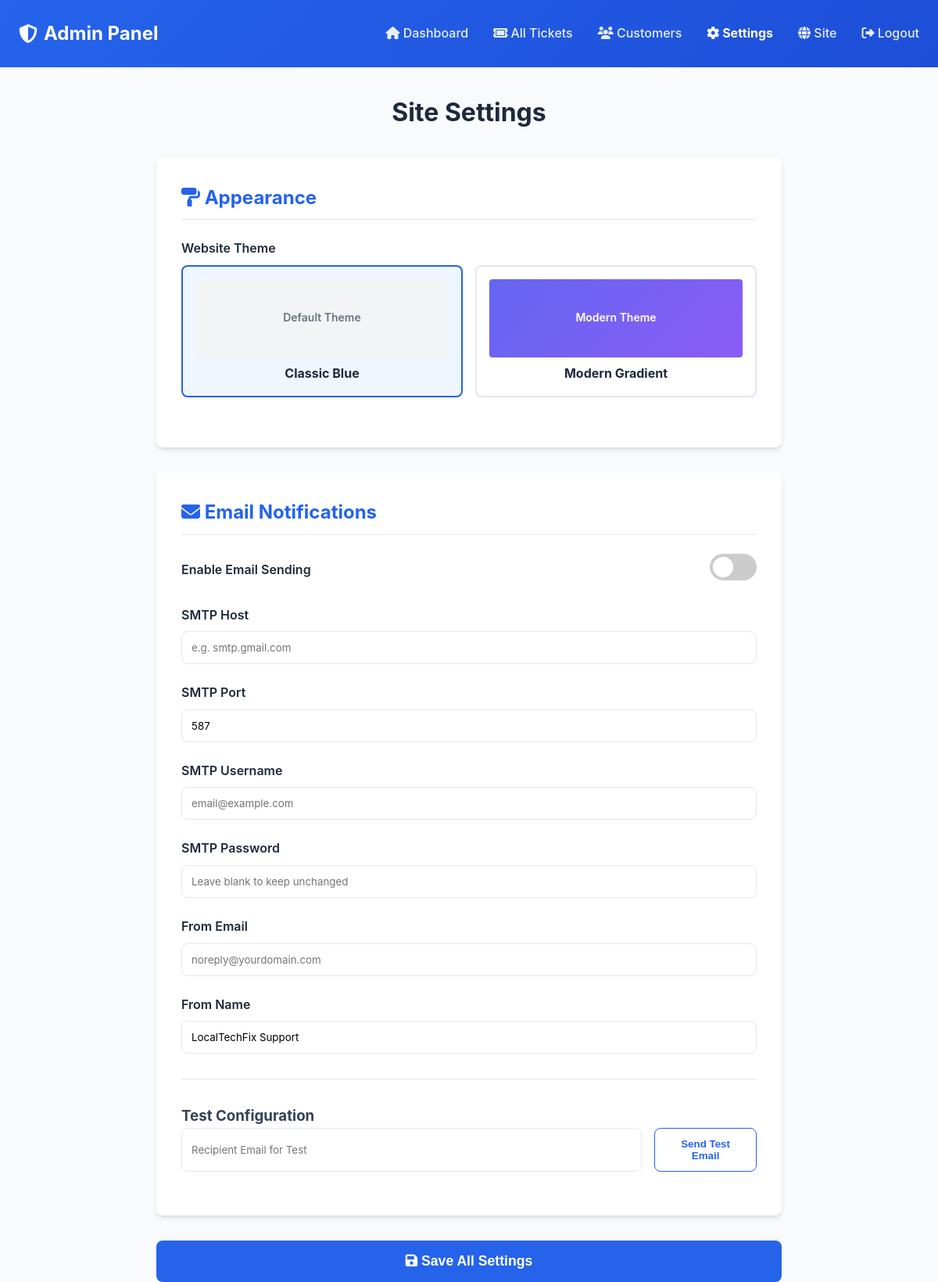
The app's page /admin/settings.php (signed in), older data.
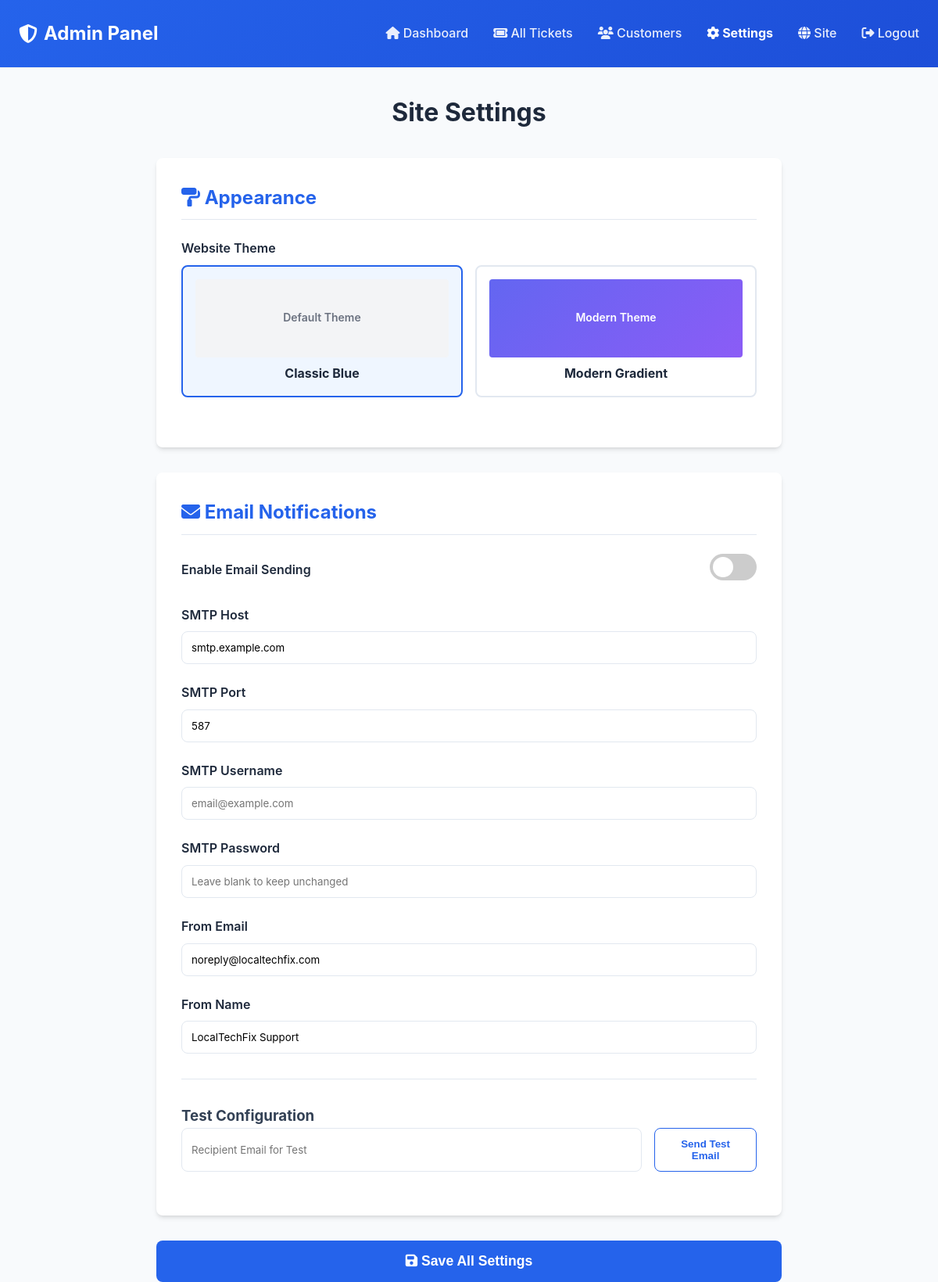
The same page, newer data.
### tables this page shows
CREATE TABLE IF NOT EXISTS settings (
    id INT AUTO_INCREMENT PRIMARY KEY,
    setting_key VARCHAR(50) NOT NULL UNIQUE,
    setting_value TEXT,
    created_at TIMESTAMP DEFAULT CURRENT_TIMESTAMP,
    updated_at TIMESTAMP DEFAULT CURRENT_TIMESTAMP ON UPDATE CURRENT_TIMESTAMP
);

### includes/functions.php (called while the page is built, shortened)
<?php
function getSetting($key, $default = null) {
    $db = new Database();
    $conn = $db->connect();
    $stmt = $conn->prepare("SELECT setting_value FROM settings WHERE setting_key = ?");
    $stmt->execute([$key]);
    $result = $stmt->fetch();
    return $result ? $result['setting_value'] : $default;
}

### admin/settings.php (the view, shortened to what this page needs)
<?php
require_once __DIR__ . '/../includes/functions.php';
$currentTheme = getSetting('site_theme', 'default');
$smtpHost = getSetting('smtp_host', '');
$smtpPort = getSetting('smtp_port', '587');
$smtpUser = getSetting('smtp_user', '');
$smtpFromEmail = getSetting('smtp_from_email', '');
$smtpFromName = getSetting('smtp_from_name', 'LocalTechFix Support');
?>
<!DOCTYPE html>
<html lang="en">
<head>
    <link rel="stylesheet" href="../assets/css/styles.css">
    <link rel="stylesheet" href="https://cdnjs.cloudflare.com/ajax/libs/font-awesome/6.4.0/css/all.min.css">
</head>
<body>
    <div class="dashboard">
        <div class="dashboard-header">
            <div class="container">
                <div class="dashboard-nav">
                    <div class="logo"><i class="fa-solid fa-shield-halved"></i> Admin Panel</div>
                    <div class="nav-links">
                        <a href="dashboard.php"><i class="fa-solid fa-home"></i> Dashboard</a>
                        <a href="tickets.php"><i class="fa-solid fa-ticket"></i> All Tickets</a>
                        <a href="customers.php"><i class="fa-solid fa-users"></i> Customers</a>
                        <a href="settings.php" style="opacity: 1; font-weight: 700;"><i class="fa-solid fa-cog"></i> Settings</a>
                        <a href="../index.php"><i class="fa-solid fa-globe"></i> Site</a>
                        <a href="../logout.php"><i class="fa-solid fa-right-from-bracket"></i> Logout</a>
                    </div>
                </div>
            </div>
        </div>
        <div class="container">
            <h1 style="margin-bottom: 2rem; color: var(--secondary-color); text-align: center;">Site Settings</h1>
            <form method="POST" action="" class="settings-container">
                <div class="settings-card">
                    <h2><i class="fa-solid fa-paint-roller"></i> Appearance</h2>
                    <div class="form-group">
                        <label>Website Theme</label>
                        <div class="theme-options">
                            <label class="theme-option <?= $currentTheme === 'default' ? 'active' : '' ?>" onclick="selectTheme(this)">
                                <div class="theme-preview">
                                    Default Theme
                                </div>
                                <strong>Classic Blue</strong>
                            </label>
                            <label class="theme-option <?= $currentTheme === 'modern' ? 'active' : '' ?>" onclick="selectTheme(this)">
                                <div class="theme-preview modern">
                                    Modern Theme
                                </div>
                                <strong>Modern Gradient</strong>
                            </label>
                        </div>
                    </div>
                </div>
                <div class="settings-card">
                    <h2><i class="fa-solid fa-envelope"></i> Email Notifications</h2>
                    <div class="form-group" style="display: flex; align-items: center; justify-content: space-between;">
                        <label style="margin-bottom: 0;">Enable Email Sending</label>
                        <label class="toggle-switch">
                            <span class="slider"></span>
                        </label>
                    </div>
                    <div class="form-group">
                        <label>SMTP Host</label>
                        <input type="text" name="smtp_host" class="form-control" value="<?= htmlspecialchars($smtpHost) ?>" placeholder="e.g. smtp.gmail.com">
                    </div>
                    <div class="form-group">
                        <label>SMTP Port</label>
                        <input type="text" name="smtp_port" class="form-control" value="<?= htmlspecialchars($smtpPort) ?>" placeholder="e.g. 587">
                    </div>
                    <div class="form-group">
                        <label>SMTP Username</label>
                        <input type="text" name="smtp_user" class="form-control" value="<?= htmlspecialchars($smtpUser) ?>" placeholder="email@example.com">
                    </div>
                    <div class="form-group">
                        <label>SMTP Password</label>
                        <input type="password" name="smtp_pass" class="form-control" placeholder="Leave blank to keep unchanged">
                    </div>
                    <div class="form-group">
                        <label>From Email</label>
                        <input type="email" name="smtp_from_email" class="form-control" value="<?= htmlspecialchars($smtpFromEmail) ?>" placeholder="noreply@yourdomain.com">
                    </div>
                    <div class="form-group">
                        <label>From Name</label>
                        <input type="text" name="smtp_from_name" class="form-control" value="<?= htmlspecialchars($smtpFromName) ?>" placeholder="Support Team">
                    </div>
                    <hr style="margin: 2rem 0; border: 0; border-top: 1px solid var(--border-color);">
                    <h3>Test Configuration</h3>
                    <div class="form-group" style="display: flex; gap: 1rem;">
                        <input type="email" name="test_email_to" class="form-control" placeholder="Recipient Email for Test">
                        <button type="submit" name="test_email_btn" value="1" class="btn btn-secondary">
                            Send Test Email
                        </button>
                    </div>
                </div>
                <button type="submit" class="btn btn-primary" style="width: 100%; padding: 1rem; font-size: 1.1rem;">
                    <i class="fa-solid fa-save"></i> Save All Settings
                </button>
            </form>
        </div>
    </div>
</body>
</html>

### assets/css/styles.css (style rules this page uses)
:root { --primary-color: #2563eb; --primary-dark: #1d4ed8; --secondary-color: #1e293b; --accent-color: #f59e0b; --text-color: #334155; --light-text: #64748b; --bg-color: #f8fafc; --white: #ffffff; --border-color: #e2e8f0; --shadow-sm: 0 1px 2px 0 rgb(0 0 0 / 0.05); --shadow-md: 0 4px 6px -1px rgb(0 0 0 / 0.1), 0 2px 4px -2px rgb(0 0 0 / 0.1); --shadow-lg: 0 10px 15px -3px rgb(0 0 0 / 0.1), 0 4px 6px -4px rgb(0 0 0 / 0.1); --radius: 0.5rem; --font-main: 'Inter', sans-serif; }
* { margin: 0; padding: 0; box-sizing: border-box; }
html { scroll-behavior: smooth; }
body { font-family: var(--font-main); color: var(--text-color); line-height: 1.6; background-color: var(--bg-color); }
a { text-decoration: none; color: inherit; transition: color 0.3s ease; }
.container { max-width: 1200px; margin: 0 auto; padding: 0 1.5rem; }
.btn { display: inline-block; padding: 0.75rem 1.5rem; border-radius: var(--radius); font-weight: 600; cursor: pointer; transition: all 0.3s ease; border: none; }
.btn-primary { background-color: var(--primary-color); color: var(--white); }
.btn-secondary { background-color: var(--white); color: var(--primary-color); border: 1px solid var(--primary-color); }
.logo { font-size: 1.5rem; font-weight: 700; color: var(--primary-color); display: flex; align-items: center; gap: 0.5rem; }
.form-group { margin-bottom: 1.5rem; }
.form-group label { display: block; margin-bottom: 0.5rem; font-weight: 500; color: var(--secondary-color); }
.form-group input, .form-group textarea { width: 100%; padding: 0.75rem; border: 1px solid var(--border-color); border-radius: var(--radius); font-family: inherit; transition: border-color 0.3s ease; }

### admin/settings.php (style rules this page uses)
.dashboard { min-height: 100vh; background-color: var(--bg-color); }
.dashboard-header { background: linear-gradient(135deg, var(--primary-color), var(--primary-dark)); padding: 1.5rem 0; box-shadow: var(--shadow-sm); margin-bottom: 2rem; }
.dashboard-nav { display: flex; justify-content: space-between; align-items: center; }
.dashboard-nav .logo { font-size: 1.5rem; font-weight: 700; color: var(--white); }
.dashboard-nav .nav-links { display: flex; gap: 2rem; align-items: center; }
.dashboard-nav .nav-links a { color: var(--white); font-weight: 500; opacity: 0.9; }
.settings-container { max-width: 800px; margin: 0 auto; display: grid; gap: 2rem; }
.settings-card { background: var(--white); padding: 2rem; border-radius: var(--radius); box-shadow: var(--shadow-md); }
.settings-card h2 { margin-bottom: 1.5rem; padding-bottom: 0.5rem; border-bottom: 1px solid var(--border-color); color: var(--primary-color); }
.form-group { margin-bottom: 1.5rem; }
.form-group label { display: block; margin-bottom: 0.5rem; font-weight: 600; color: var(--secondary-color); }
.form-control { width: 100%; padding: 0.75rem; border: 1px solid var(--border-color); border-radius: var(--radius); font-family: inherit; }
.theme-options { display: grid; grid-template-columns: 1fr 1fr; gap: 1rem; }
.theme-option { border: 2px solid var(--border-color); border-radius: var(--radius); padding: 1rem; cursor: pointer; transition: all 0.3s; text-align: center; }
.theme-option.active { border-color: var(--primary-color); background: #eff6ff; }
.theme-preview { height: 100px; background: #f3f4f6; margin-bottom: 0.5rem; border-radius: 4px; display: flex; align-items: center; justify-content: center; color: #6b7280; font-size: 0.875rem; }
.theme-preview.modern { background: linear-gradient(135deg, #6366f1, #8b5cf6); color: white; }
.toggle-switch { position: relative; display: inline-block; width: 60px; height: 34px; }
.slider { position: absolute; cursor: pointer; top: 0; left: 0; right: 0; bottom: 0; background-color: #ccc; transition: .4s; border-radius: 34px; }
.slider:before { position: absolute; content: ""; height: 26px; width: 26px; left: 4px; bottom: 4px; background-color: white; transition: .4s; border-radius: 50%; }

Row changes from the older to the newer data that the page shows:
added settings: smtp_host "smtp.example.com"
added settings: smtp_port "587"
added settings: smtp_from_email "noreply@localtechfix.com"
added settings: smtp_from_name "LocalTechFix Support"
Text that changed along with them:
form field smtp_port: "587" → (not shown)
form field smtp_from_name: "LocalTechFix Support" → (not shown)
